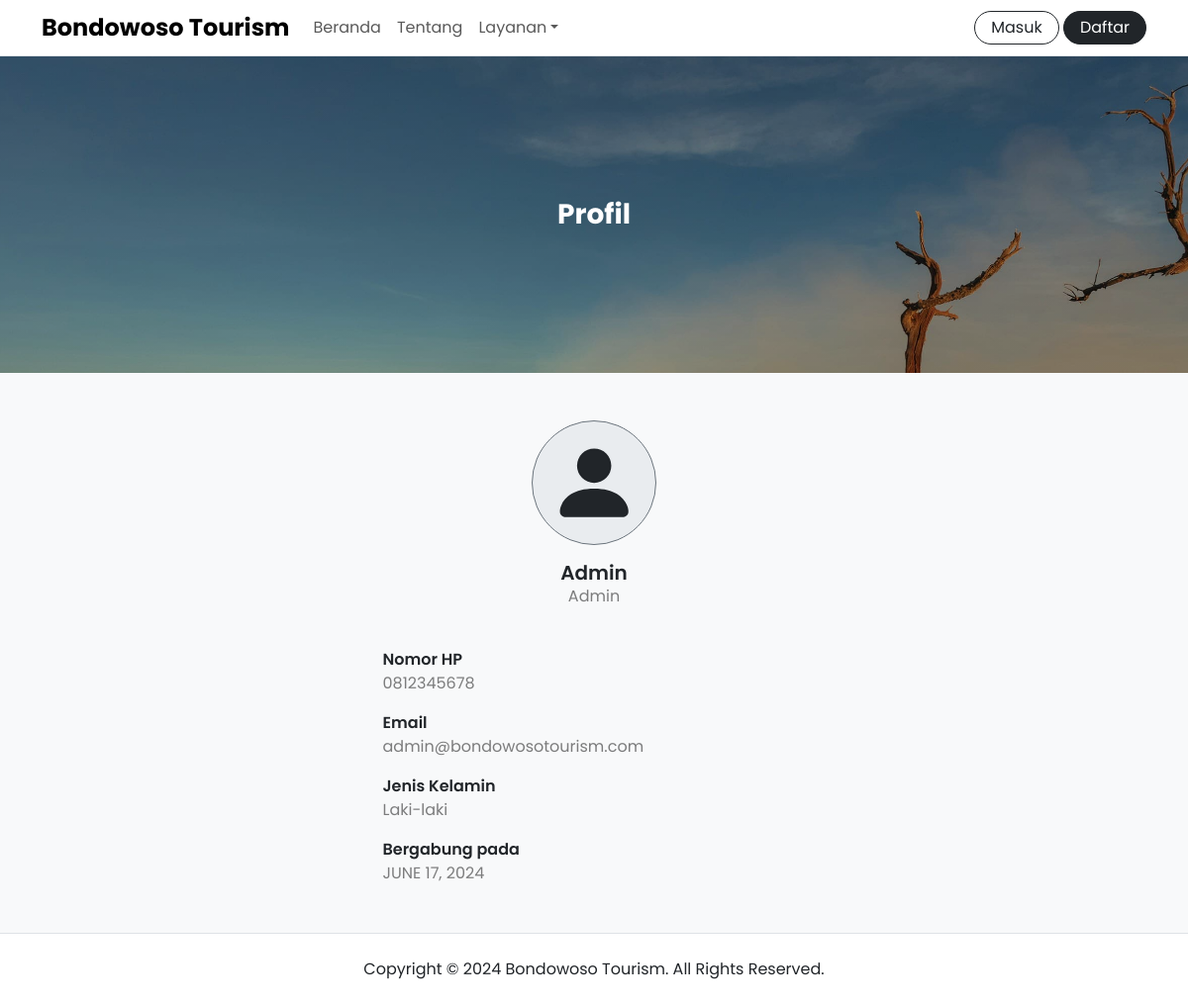
Page /user/1 on the committed database.
### app/models.py (models this page shows, shortened)
class User(UserMixin, db.Model):
  __tablename__ = "user"
  id = db.Column(db.Integer, primary_key=True)
  name = db.Column(db.String(60), nullable=False)
  gender = db.Column(db.String(60), nullable=False)
  phone = db.Column(db.String(60), nullable=False, unique=True)
  email = db.Column(db.String(60), nullable=False, unique=True)
  role = db.Column(db.String(20), nullable=False, default="user")
  password = db.Column(db.String(128), nullable=False)
  joined_date = db.Column(db.DateTime, nullable=False, default=datetime.now)
  usage_help = db.relationship("UsageHelp", backref="user", lazy=True)
  criteria = db.relationship("Criteria", backref="user", lazy=True)
  sub_criteria = db.relationship("SubCriteria", backref="user", lazy=True)
  location_point = db.relationship("LocationPoint", backref="user", lazy=True)
  tour_type = db.relationship("TourType", backref="user", lazy=True)
  tour_list = db.relationship("TourList", backref="user", lazy=True)

### app/views/control_panel.py (the view)
@control_panel_app.route("/user/<id>", methods=["GET", "POST"])
def profile(id):
  user = User.query.filter_by(id=id).first_or_404()
  return render_template("control_panel/account/profile.html", title=f"{user.name} - Development", user=user)

### app/templates/control_panel/account/profile.html (shortened to what this page needs)
{% extends 'components/public/base.html' %} {% block content %}
<div class="banner d-flex bg-hero h-20rem">
  <div class="container my-auto">
    <div class="row justify-content-center align-items-center">
      <div class="col-lg-10">
        <div class="text-white text-center">
          <h2 class="fw-bold fs-3 title-clamp-2 mb-0">Profil</h2>
        </div>
      </div>
    </div>
  </div>
</div>
<div class="page-wrapper bg-body-tertiary">
  <div class="container">
    <div class="row justify-content-center align-items-center py-5">
      <div class="col-lg-5">
        <div class="container">
          <div class="row flex-column justify-content-center align-items-center row-gap-4">
            <div class="col-lg-12">
              <div class="row flex-column justify-content-center align-items-center row-gap-3 text-center">
                <div class="col-6 col-lg-4">
                  <div class="bg-body-secondary border border-secondary rounded-circle p-3">
                    <svg xmlns="http://www.w3.org/2000/svg" height="100%" fill="currentColor" viewBox="0 0 16 16">
                      <path d="M3 14s-1 0-1-1 1-4 6-4 6 3 6 4-1 1-1 1zm5-6a3 3 0 1 0 0-6 3 3 0 0 0 0 6" />
                    </svg>
                  </div>
                </div>
                <div class="col-lg-12">
                  <h3 class="fw-semibold fs-5 text-clamp-2 mb-0">{{ user.name }}</h3>
                  <p class="text-capitalize text-black-50 text-clamp-1 mb-0">{{ user.role }}</p>
                </div>
              </div>
            </div>
            <div class="col-lg-12">
              <div class="row row-gap-3">
                <div class="col-lg-12">
                  <p class="fw-semibold mb-0">Nomor HP</p>
                  <p class="text-black-50 text-clamp-1 mb-0">{{ user.phone }}</p>
                </div>
                <div class="col-lg-12">
                  <p class="fw-semibold mb-0">Email</p>
                  <p class="text-black-50 text-clamp-1 mb-0">{{ user.email }}</p>
                </div>
                <div class="col-lg-12">
                  <p class="fw-semibold mb-0">Jenis Kelamin</p>
                  <p class="text-black-50 text-clamp-1 mb-0">{{ user.gender }}</p>
                </div>
                <div class="col-lg-12">
                  <p class="fw-semibold mb-0">Bergabung pada</p>
                  <p class="text-black-50 text-clamp-1 mb-0">{{ user.joined_date.strftime('%#B %d, %Y') }}</p>
                </div>
              </div>
            </div>
          </div>
        </div>
      </div>
    </div>
  </div>
</div>
{% endblock %}

### app/static/css/main.css (style rules this page uses)
body { font-family: "Poppins", sans-serif; }
.bg-hero { background: linear-gradient(rgba(0, 0, 0, 0.25), rgba(0, 0, 0, 0.25)), url(../media/uploads/home/hero.jpg); background-attachment: fixed; background-repeat: no-repeat; background-size: cover; background-position: center; }
.h-20rem { height: 20rem; }
.text-clamp-1 { display: -webkit-box; -webkit-box-orient: vertical; -webkit-line-clamp: 1; overflow: hidden; }
.text-clamp-2 { display: -webkit-box; -webkit-box-orient: vertical; -webkit-line-clamp: 2; overflow: hidden; }

### rows in the picture
User: name "Admin", role "Admin", phone "0812345678", email "admin@bondowosotourism.com", gender "Laki-laki", joined_date "JUNE 17, 2024"
